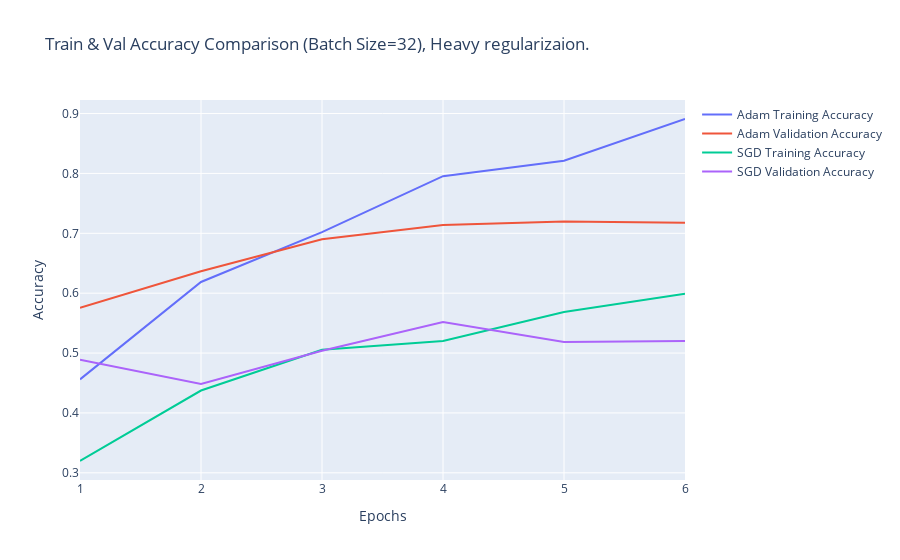

Notebook code cell kept with this figure:
### Markdown cell above
Before curation:
```
ADAM:
Epoch 6/6
108/108 [==============================] - 69s 637ms/step - loss: 0.4734 - accuracy: 0.8176 - val_loss: 266.7127 - val_accuracy: 0.5102

SGD:
Epoch 6/6
108/108 [==============================] - 65s 601ms/step - loss: 1.0257 - accuracy: 0.5929 - val_loss: 219.1905 - val_accuracy: 0.4680
```

With a batch size of 32, both models saw relatively big improvements on the curated ds. I was wrong when I initially thought a bigger batch size would be better for this data. If the variance is high, we should use a smaller batch size.

### Code cell
plot_training(adam_re_32, sgd_reg_32, title='Train & Val Accuracy Comparison (Batch Size=32), Heavy regularizaion.', names=['Adam', 'SGD'])

### Figure 1 — Plotly figure (JSON) as saved in the notebook; plotly's stock layout.template omitted (floating-point values rounded to 4 significant figures)
{"data": [{"mode": "lines", "name": "Adam Training Accuracy", "type": "scatter", "x": [1, 2, 3, 4, 5, 6], "y": [0.4561, 0.6187, 0.702, 0.7955, 0.8212, 0.8909]}, {"mode": "lines", "name": "Adam Validation Accuracy", "type": "scatter", "x": [1, 2, 3, 4, 5, 6], "y": [0.5756, 0.6365, 0.69, 0.714, 0.7196, 0.7177]}, {"mode": "lines", "name": "SGD Training Accuracy", "type": "scatter", "x": [1, 2, 3, 4, 5, 6], "y": [0.3197, 0.4374, 0.5056, 0.5202, 0.5687, 0.599]}, {"mode": "lines", "name": "SGD Validation Accuracy", "type": "scatter", "x": [1, 2, 3, 4, 5, 6], "y": [0.4889, 0.4483, 0.5037, 0.5517, 0.5185, 0.5203]}], "layout": {"title": {"text": "Train & Val Accuracy Comparison (Batch Size=32), Heavy regularizaion."}, "xaxis": {"title": {"text": "Epochs"}}, "yaxis": {"title": {"text": "Accuracy"}}}}
